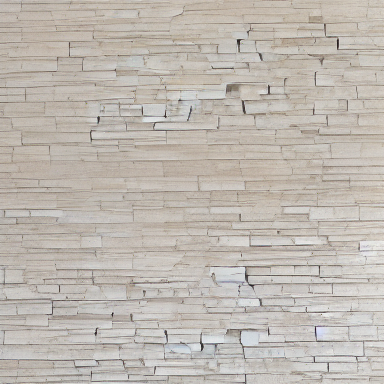
#> input picture 05_controls_and_supplementary/image_transform_alignment_probe/optimized_images/guided_diffusion_step_000_quantile_seed0.png, 384 x 384 px; its folder holds only this picture in this run
$ python -i 01_compute_image_stats.py   (imports and definitions only)
#> lines starting #> are read from the running program, lines starting #| are printed output that depends on the picture
### src/cstims/paths.py
from __future__ import annotations

import csv
import os
import re
import socket
from functools import lru_cache
from pathlib import Path

from cstims.constants import EXPECTED_CSTIM_IMAGE_COUNTS


IMAGE_EXTENSIONS = ("*.jpg", "*.jpeg", "*.png")
_NATURAL_SORT_RE = re.compile(r"(\d+)")
_CONFIG_CACHE: dict[str, str] | None = None
_CONFIG_CACHE_KEY: tuple[str, str | None, str | None, str | None] | None = None


def find_share_root(start: Path | None = None) -> Path:
    """Find the cstims_share root from an installed or in-place package."""
    start = (start or Path(__file__)).resolve()
    for path in (start, *start.parents):
        if (
            (path / "pyproject.toml").exists()
            and (path / "00_stimulus_selection").exists()
            and (path / "01_brain_model_alignment").exists()
        ):
            return path
#> further down, picture is the input picture: PIL image 384x384 RGB; mean R, G, B 190.9, 184.5, 177.1
    raise RuntimeError(f"Could not locate cstims_share root from {start}")


# [28 lines left out: functions _parse_env_file, _resolve_config_reference, not called in this run]


def _path_config() -> dict[str, str]:
    global _CONFIG_CACHE, _CONFIG_CACHE_KEY

    root = find_share_root()
    hostname = socket.gethostname().split(".", 1)[0]
    explicit_config = os.environ.get("CSTIMS_PATH_CONFIG")
    explicit_env = os.environ.get("CSTIMS_PATH_ENV") or os.environ.get("CSTIMS_ENV")
    cache_key = (str(root), explicit_config, explicit_env, hostname)
    if _CONFIG_CACHE is not None and _CONFIG_CACHE_KEY == cache_key:
        return dict(_CONFIG_CACHE)

    if explicit_config:
        candidates = [_resolve_config_reference(root, explicit_config)]
    elif explicit_env:
        candidates = [_resolve_config_reference(root, explicit_env)]
    else:
        candidates = [
            root / "conf" / "paths" / f"{hostname}.env",
            root / "conf" / "paths" / "default.env",
        ]
    for candidate in candidates:
        if candidate.exists():
            _CONFIG_CACHE = _parse_env_file(candidate)
            _CONFIG_CACHE["_CONFIG_FILE"] = str(candidate)
            _CONFIG_CACHE_KEY = cache_key
            return dict(_CONFIG_CACHE)
    tried = "\n  ".join(str(p) for p in candidates)
    raise FileNotFoundError(
        "Missing cstims path configuration. Expected a server-specific file "
        f"under conf/paths/. Tried:\n  {tried}"
    )


def _configured_path(key: str) -> Path:
    config = _path_config()
    value = config.get(key)
    if not value:
        raise KeyError(f"Missing {key} in {config.get('_CONFIG_FILE', 'path config')}")
    return Path(value).expanduser().resolve()


# [47 lines left out: functions _configured_path_or_default, _require_dir, _require_file, _image_files, _natural_path_key, _cstim_folder_name, not called in this run]


def _cstim_public_name(folder_name: str) -> str:
    return "vicco" if folder_name == "shared_vicco" else folder_name


# [107 lines left out: functions _cstim_hdf5_records, _cstim_hdf5_group_counts, _cstim_extracted_image_cache_root, _safe_cstim_image_name, _ensure_cstim_hdf5_images, project_root, not called in this run]


def paper_root() -> Path:
    return project_root()


# [16 lines left out: functions external_data_root, resources_dir, not called in this run]


def model_list_csv() -> Path:
    return _require_file(resources_dir() / "model_list.csv", "model_list_csv")


# [47 lines left out: functions model_layer_mapping, model_layer_tag, encoding_model_dir, deepvision_fmri_root, not called in this run]


def deepvision_fmri_source_root() -> Path:
    return _configured_path("DEEPVISION_FMRI_ROOT")


# [6 lines left out: function deepvision_cache_root, not called in this run]


def cstim_hdf5_root() -> Path:
    root = _require_dir(
        _configured_path("CSTIM_HDF5_ROOT"),
        "CSTIM_HDF5_ROOT",
        markers=("metadata.csv", "stimuli.hdf5"),
    )
    for stimulus_set, expected in EXPECTED_CSTIM_IMAGE_COUNTS.items():
        folder = _cstim_folder_name(stimulus_set)
        img_dir = root / folder
        files = _image_files(img_dir)
        if len(files) != expected:
            raise RuntimeError(
                f"Unexpected CSTIM image count for {stimulus_set!r}: "
                f"found {len(files)} in {img_dir}, expected {expected}."
            )
    return root


# [228 lines left out: functions cstim_image_dir, cstim_image_paths, shared_encoding_root, unique_encoding_root, unique_encoding_dirs, get_encoding_root and 13 more, not called in this run]


def feature_cache_dir() -> Path:
    return _require_dir(_configured_path("FEATURE_CACHE_DIR"), "FEATURE_CACHE_DIR")


def cstim_feature_cache_dir() -> Path:
    return _require_dir(feature_cache_dir() / "cstim", "cstim_feature_cache_dir")


def deepvision_feature_cache_dir() -> Path:
    return _require_dir(feature_cache_dir() / "deepvision", "deepvision_feature_cache_dir")


def vicco_feature_cache_dir() -> Path:
    return _require_dir(feature_cache_dir() / "vicco", "vicco_feature_cache_dir")


def voxel_cache_dir() -> Path:
    return _require_dir(deepvision_cache_root() / "voxel_sets", "voxel_cache_dir")


def get_brain_input_dir(subject: str) -> Path:
    return _require_dir(brain_data_dir() / subject, f"get_brain_input_dir({subject!r})")


def get_subject_data_dir(subject: str) -> Path:
    return get_brain_input_dir(subject)

### 05_controls_and_supplementary/low_level_and_ood/image_statistics/code/01_compute_image_stats.py
#!/usr/bin/env python3
"""
Compute basic low-level image statistics for every stimulus in every stimulus
set, for comparison between controversial sets and the vicco baseline.

Output: data/image_stats.csv with one row per image.
"""

import io
import sys
from pathlib import Path
_CSTIMS_SHARE_ROOT = next(p for p in Path(__file__).resolve().parents if (p / "src" / "cstims").exists())
sys.path.insert(0, str(_CSTIMS_SHARE_ROOT / "src"))

import numpy as np
import pandas as pd
from PIL import Image
from scipy import ndimage
from tqdm import tqdm

_PAPER = Path(__file__).resolve().parents[1]
sys.path.insert(0, str(_PAPER))

from cstims import paths
# [1 line that did not run here, left out]


STIMULUS_SETS = [
    "all_models",
    "architecture",
    "dataset",
    "sota",
    "training_objective",
    "vicco",
]

OUT_CSV = Path(__file__).resolve().parent / "results" / "image_stats.csv"


def load_image_paths(group: str) -> list[Path]:
    """Stimulus folder for a group.

    Applies the architecture<->dataset folder swap to match every other script
    in the pipeline (02_rsa_scores/01_compute_crsa, 02_compute_wrsa_transfer,
    04_compute_rsa_large_benchmark). The `architecture/` and `dataset/` folders
    on disk hold the wrong-group images; the swap maps a requested group to
    the physical folder whose images were actually shown to the brain for that
    experimental condition.
    """
    folder_group = group
    if group == "architecture":
        folder_group = "dataset"
    elif group == "dataset":
        folder_group = "architecture"

    if folder_group == "vicco":
        img_dir = CSTIM_HDF5_ROOT / "shared_vicco"
    else:
        img_dir = CSTIM_HDF5_ROOT / folder_group
    files = sorted(list(img_dir.glob("*.jpg")) + list(img_dir.glob("*.png")))
    if not files:
        raise FileNotFoundError(f"No images found in {img_dir}")
    return files


def _radial_profile(power: np.ndarray) -> np.ndarray:
    h, w = power.shape
    cy, cx = (h - 1) / 2.0, (w - 1) / 2.0
    y, x = np.indices(power.shape)
    r = np.sqrt((y - cy) ** 2 + (x - cx) ** 2).astype(int)
    tbin = np.bincount(r.ravel(), power.ravel())
    nr = np.bincount(r.ravel())
    nr[nr == 0] = 1
    return tbin / nr  # mean power per radius


def compute_stats(img: Image.Image) -> dict:
    rgb = np.asarray(img.convert("RGB"), dtype=np.float32) / 255.0
    gray = rgb @ np.array([0.2989, 0.5870, 0.1140], dtype=np.float32)

    # --- Luminance & contrast ----------------------------------------------
    lum_mean = float(gray.mean())
#> lum_mean = 0.728
    lum_rms = float(np.sqrt(((gray - gray.mean()) ** 2).mean()))
#> lum_rms = 0.073

    # --- Color stats -------------------------------------------------------
    # Colorfulness (Hasler & Suesstrunk 2003) — single scalar for chromatic vividness.
    R, G, B = rgb[..., 0], rgb[..., 1], rgb[..., 2]
    rg = R - G
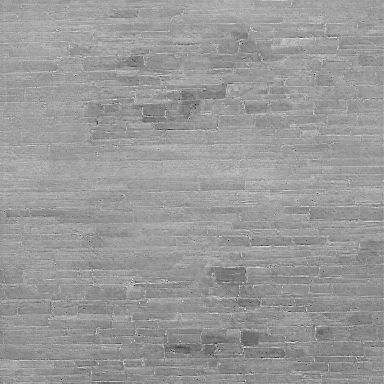
#> rg: shape (384, 384) float32; min -0.145, max 0.137, mean 0.0251; drawn with min black and max white
    yb = 0.5 * (R + G) - B
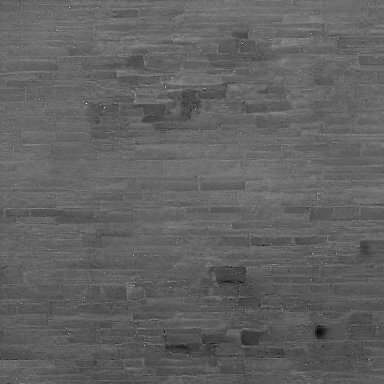
#> yb: shape (384, 384) float32; min -0.139, max 0.331, mean 0.0418; drawn with min black and max white
    colorfulness = float(
        np.sqrt(rg.std() ** 2 + yb.std() ** 2)
        + 0.3 * np.sqrt(rg.mean() ** 2 + yb.mean() ** 2)
    )
#> colorfulness = 0.0429
    # LAB chroma (perceptual distance from gray)
    try:
        from skimage.color import rgb2lab
        lab = rgb2lab(rgb)  # L in [0,100], a,b in ~[-128,128]
#> lab: shape (384, 384, 3) float32; mean of channels 0, 1, 2 75.2, 1, 4.6
        lab_chroma_mean = float(np.sqrt(lab[..., 1] ** 2 + lab[..., 2] ** 2).mean())
#> lab_chroma_mean = 5.1
    except Exception:
        lab_chroma_mean = np.nan
    # Hue entropy weighted by saturation*value (ignore near-gray pixels)
    hsv = np.asarray(img.convert("HSV"), dtype=np.float32) / 255.0
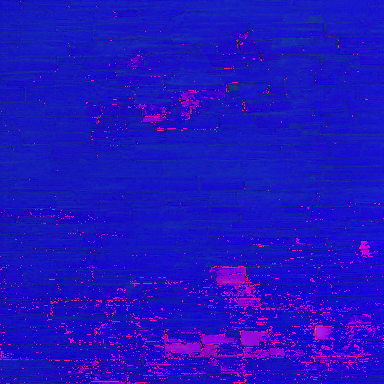
#> hsv: shape (384, 384, 3) float32; mean R, G, B 0.125, 0.0748, 0.75
    H, S, V = hsv[..., 0], hsv[..., 1], hsv[..., 2]
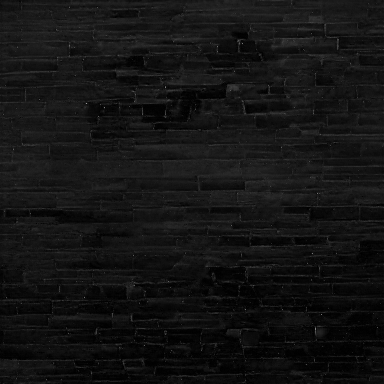
#> S: shape (384, 384) float32; min 0, max 0.592, mean 0.0748
    w = (S * V).ravel()
    h_bins = 36
    hist, _ = np.histogram(H.ravel(), bins=h_bins, range=(0, 1), weights=w)
#> hist = 36 values, max 3523.3 at index 3, min 1.87 at index 11, mean 224.4
    if hist.sum() > 0:
        hp = hist / hist.sum()
#> hp = 36 values, max 0.436 at index 3, min 0.000232 at index 11, mean 0.0278
        hue_entropy = float(-(hp[hp > 0] * np.log2(hp[hp > 0])).sum())
#> hue_entropy = 2.2
    else:
        # Fully desaturated image — no hue information.
        hue_entropy = 0.0

    # --- Spatial frequency -------------------------------------------------
    g = gray - gray.mean()
    # windowing reduces FFT edge artifacts
    hann = np.outer(np.hanning(g.shape[0]), np.hanning(g.shape[1])).astype(np.float32)
    F = np.fft.fftshift(np.fft.fft2(g * hann))
    power = (F.real ** 2 + F.imag ** 2)
    prof = _radial_profile(power)
#> in _radial_profile, `tbin = np.bincount(r.ravel(), power.ravel())`: tbin = 271 values, max 371983.3 at index 50, min 28.02 at index 270, mean 43512.9
#> prof = 271 values, max 36391.7 at index 0, min 2.33 at index 270, mean 402.4
    # discard DC + very last bin, keep positive frequencies
    prof = prof[1:max(2, len(prof) - 1)]
#> prof = 269 values, max 17939.2 at index 0, min 3.01 at index 268, mean 270.1
    freqs = np.arange(1, len(prof) + 1, dtype=np.float64)
#> freqs = 269 values from 1 to 269
    mask = prof > 0
    if mask.sum() >= 2:
        slope, _ = np.polyfit(np.log(freqs[mask]), np.log(prof[mask]), 1)
#> slope = -1.75
    else:
        slope = np.nan
    sf_slope = float(slope)
#> sf_slope = -1.75
    mid = len(prof) // 2
#> mid = 134
    low_e = float(prof[:mid].sum())
#> low_e = 70259.8
    high_e = float(prof[mid:].sum())
#> high_e = 2400.9
    # log10 ratio: energy is multiplicative and the raw ratio has a heavy right tail
    if low_e > 0 and high_e > 0:
        sf_high_low_ratio = float(np.log10(high_e / low_e))
#> sf_high_low_ratio = -1.47
    else:
        sf_high_low_ratio = np.nan

    # --- Edge density (Sobel) ----------------------------------------------
    sx = ndimage.sobel(gray, axis=0)  # vertical-gradient (rows change)
    sy = ndimage.sobel(gray, axis=1)  # horizontal-gradient (cols change)
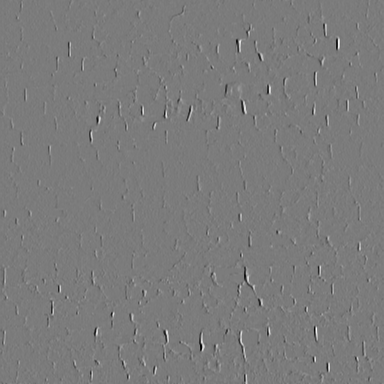
#> sy: shape (384, 384) float32; min -2.77, max 2.94, mean 0.00166; drawn with min black and max white
    edge_mag = np.sqrt(sx ** 2 + sy ** 2)
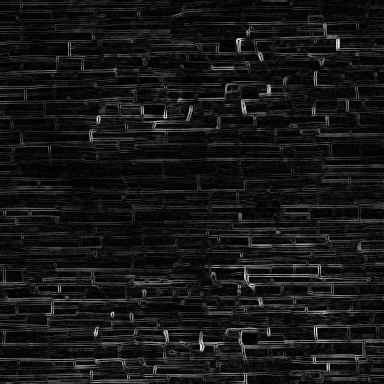
#> edge_mag: shape (384, 384) float32; min 0.000299, max 2.94, mean 0.262; drawn with min black and max white
    edge_mag_mean = float(edge_mag.mean())
#> edge_mag_mean = 0.262

    # Orientation anisotropy: log2 ratio of horizontal- vs vertical-gradient energy
    eh = float((sy ** 2).mean())  # horizontal-oriented structure shows in d/dx
#> eh = 0.0338
    ev = float((sx ** 2).mean())
#> ev = 0.115
    orient_anisotropy = float(np.log2(eh / ev)) if (eh > 0 and ev > 0) else np.nan
#> orient_anisotropy = -1.77

    # Horizontal center-of-mass of edge energy, normalised to [-0.5, 0.5]
    col_energy = edge_mag.sum(axis=0)
#> col_energy = 384 values, max 169 at index 244, min 77 at index 196, mean 100.5
    if col_energy.sum() > 0:
        cols = np.arange(edge_mag.shape[1])
#> cols = 384 values from 0 to 383
        com = (col_energy * cols).sum() / col_energy.sum()
#> com = 197.6
        edge_com_x = float(com / (edge_mag.shape[1] - 1) - 0.5)
#> edge_com_x = 0.0159
    else:
        edge_com_x = np.nan

    # Left-right symmetry: Pearson between left half and horizontally-flipped right half
    w_img = gray.shape[1]
#> w_img = 384
    half = w_img // 2
#> half = 192
    left = gray[:, :half]
    right = np.fliplr(gray[:, w_img - half:])
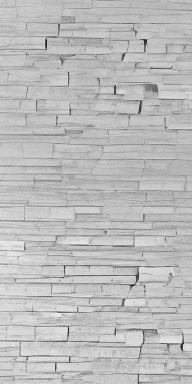
#> right: shape (384, 192) float32; min 0.116, max 0.944, mean 0.74
    a, b = left.ravel(), right.ravel()
    a_c, b_c = a - a.mean(), b - b.mean()
    denom = np.sqrt((a_c ** 2).sum() * (b_c ** 2).sum())
#> denom = 377
    symmetry_lr = float((a_c * b_c).sum() / denom) if denom > 0 else np.nan
#> symmetry_lr = 0.0353

    # --- Complexity --------------------------------------------------------
    hist, _ = np.histogram((gray * 255).astype(np.uint8), bins=256, range=(0, 256))
#> hist = 256 values, max 4635 at index 189, min 0 at index 0, mean 576
    p = hist[hist > 0] / hist.sum()
#> p = 207 values, max 0.0314 at index 155, min 6.78e-06 at index 0, mean 0.00483
    entropy = float(-(p * np.log2(p)).sum())
#> entropy = 6.07

    buf = io.BytesIO()
    img.convert("RGB").save(buf, format="JPEG", quality=75)
    jpeg_bytes = buf.tell()
    raw_bytes = rgb.shape[0] * rgb.shape[1] * 3
#> raw_bytes = 442368
    jpeg_ratio = jpeg_bytes / raw_bytes
#> jpeg_ratio = 0.062

    return dict(
        lum_mean=lum_mean,
        lum_rms=lum_rms,
        colorfulness=colorfulness,
        lab_chroma_mean=lab_chroma_mean,
        hue_entropy=hue_entropy,
        sf_slope=sf_slope,
        sf_high_low_ratio=sf_high_low_ratio,
        edge_mag_mean=edge_mag_mean,
        orient_anisotropy=orient_anisotropy,
        edge_com_x=edge_com_x,
        symmetry_lr=symmetry_lr,
        entropy=entropy,
        jpeg_ratio=jpeg_ratio,
    )


def main():
    rows = []
    for group in STIMULUS_SETS:
        paths = load_image_paths(group)
        print(f"[{group}] {len(paths)} images")
        for p in tqdm(paths, desc=group):
            with Image.open(p) as im:
                stats = compute_stats(im)
            stats.update(stimulus_set=group, image=p.name)
            rows.append(stats)

    df = pd.DataFrame(rows)
    OUT_CSV.parent.mkdir(parents=True, exist_ok=True)
    df.to_csv(OUT_CSV, index=False)
    print(f"Wrote {len(df)} rows -> {OUT_CSV}")


# [2 lines not run here, left out]

>>> from PIL import Image
>>> picture = Image.open('../../../image_transform_alignment_probe/optimized_images/guided_diffusion_step_000_quantile_seed0.png')
>>> result = compute_stats(picture)
#> result = 13 items

$ run again, on 05_controls_and_supplementary/image_transform_alignment_probe/optimized_images/guided_diffusion_step_005_quantile_seed1.png
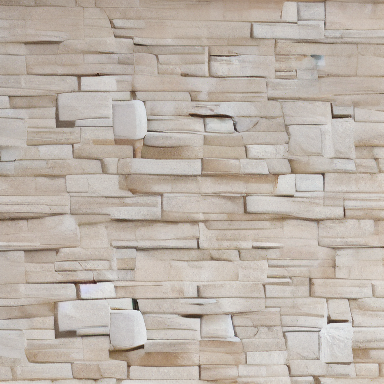
#> input picture 05_controls_and_supplementary/image_transform_alignment_probe/optimized_images/guided_diffusion_step_005_quantile_seed1.png, 384 x 384 px
#> picture is the input picture: PIL image 384x384 RGB; mean R, G, B 188.8, 178.7, 169.1
#> lum_mean = 0.708
#> lum_rms = 0.092
#> colorfulness = 0.0578
#> lab: shape (384, 384, 3) float32; mean of channels 0, 1, 2 73.3, 2, 6.3
#> lab_chroma_mean = 6.78
#> in compute_stats, `hist, _ = np.histogram(H.ravel(), bins=h_bins, range=(0, 1), weights=w)`: hist = 36 values, max 6410.6 at index 2, min 0.285 at index 18, mean 313.3
#> hp = 36 values, max 0.568 at index 2, min 2.53e-05 at index 18, mean 0.0278
#> hue_entropy = 1.55
#> tbin = 271 values, max 1176114.2 at index 10, min 45.25 at index 270, mean 106182.8
#> in compute_stats, `prof = _radial_profile(power)`: prof = 271 values, max 96584 at index 0, min 3.77 at index 270, mean 1623
#> in compute_stats, `prof = prof[1:max(2, len(prof) - 1)]`: prof = 269 values, max 62910.2 at index 0, min 4.05 at index 259, mean 1276
#> freqs = 269 values from 1 to 269
#> slope = -2.31
#> mid = 134
#> low_e = 341501.8
#> high_e = 1745
#> sf_high_low_ratio = -2.29
#> in compute_stats, `edge_mag = np.sqrt(sx ** 2 + sy ** 2)`:
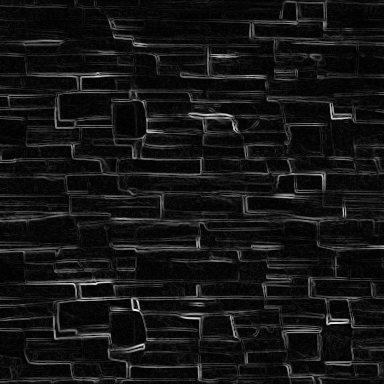
#> edge_mag: shape (384, 384) float32; min 0.000221, max 2.92, mean 0.236; drawn with min black and max white
#> edge_mag_mean = 0.236
#> eh = 0.0308
#> ev = 0.11
#> orient_anisotropy = -1.84
#> col_energy = 384 values, max 157 at index 199, min 60.67 at index 367, mean 90.67
#> com = 191.4
#> edge_com_x = -0.000371
#> in compute_stats, `right = np.fliplr(gray[:, w_img - half:])`:
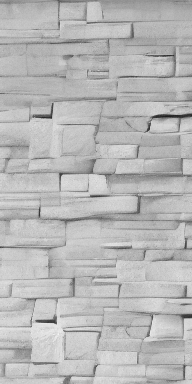
#> right: shape (384, 192) float32; min 0.117, max 0.954, mean 0.723
#> denom = 607.7
#> symmetry_lr = 0.166
#> in compute_stats, `hist, _ = np.histogram((gray * 255).astype(np.uint8), bins=256, range=..`: hist = 256 values, max 3378 at index 183, min 0 at index 0, mean 576
#> p = 210 values, max 0.0229 at index 154, min 6.78e-06 at index 0, mean 0.00476
#> entropy = 6.39
#> result = 13 items

$ run again, on 05_controls_and_supplementary/image_transform_alignment_probe/optimized_images/guided_diffusion_step_008_quantile_seed1.png
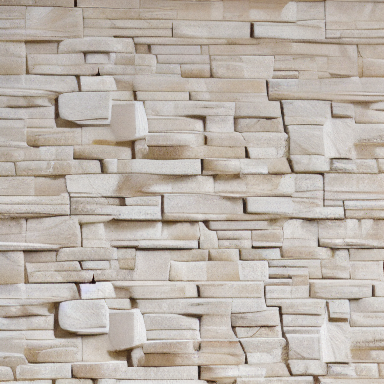
#> input picture 05_controls_and_supplementary/image_transform_alignment_probe/optimized_images/guided_diffusion_step_008_quantile_seed1.png, 384 x 384 px
#> picture is the input picture: PIL image 384x384 RGB; mean R, G, B 188.2, 179.3, 170.7
#> lum_mean = 0.71
#> lum_rms = 0.118
#> colorfulness = 0.0606
#> lab: shape (384, 384, 3) float32; mean of channels 0, 1, 2 73.4, 1.8, 5.7
#> lab_chroma_mean = 6.19
#> in compute_stats, `hist, _ = np.histogram(H.ravel(), bins=h_bins, range=(0, 1), weights=w)`: hist = 36 values, max 4518.7 at index 2, min 0.034 at index 11, mean 278.2
#> hp = 36 values, max 0.451 at index 2, min 3.4e-06 at index 11, mean 0.0278
#> hue_entropy = 1.79
#> tbin = 271 values, max 2235621.7 at index 15, min 24 at index 269, mean 193369.6
#> in compute_stats, `prof = _radial_profile(power)`: prof = 271 values, max 72413.2 at index 0, min 2 at index 269, mean 2205.6
#> in compute_stats, `prof = prof[1:max(2, len(prof) - 1)]`: prof = 269 values, max 40724.6 at index 0, min 2 at index 268, mean 1952.8
#> freqs = 269 values from 1 to 269
#> slope = -2.52
#> mid = 134
#> low_e = 523228.9
#> high_e = 2078.9
#> sf_high_low_ratio = -2.4
#> edge_mag_mean = 0.312
#> eh = 0.0678
#> ev = 0.174
#> orient_anisotropy = -1.35
#> col_energy = 384 values, max 214.7 at index 200, min 84.29 at index 227, mean 119.9
#> com = 189.8
#> edge_com_x = -0.0044
#> in compute_stats, `right = np.fliplr(gray[:, w_img - half:])`:
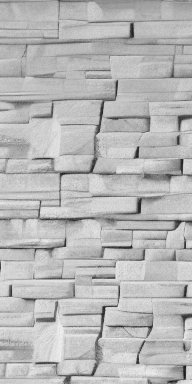
#> right: shape (384, 192) float32; min 0.102, max 0.959, mean 0.723
#> denom = 1009.4
#> symmetry_lr = 0.0996
#> in compute_stats, `hist, _ = np.histogram((gray * 255).astype(np.uint8), bins=256, range=..`: hist = 256 values, max 3184 at index 191, min 0 at index 0, mean 576
#> p = 230 values, max 0.0216 at index 176, min 6.78e-06 at index 0, mean 0.00435
#> entropy = 6.66
#> result = 13 items
